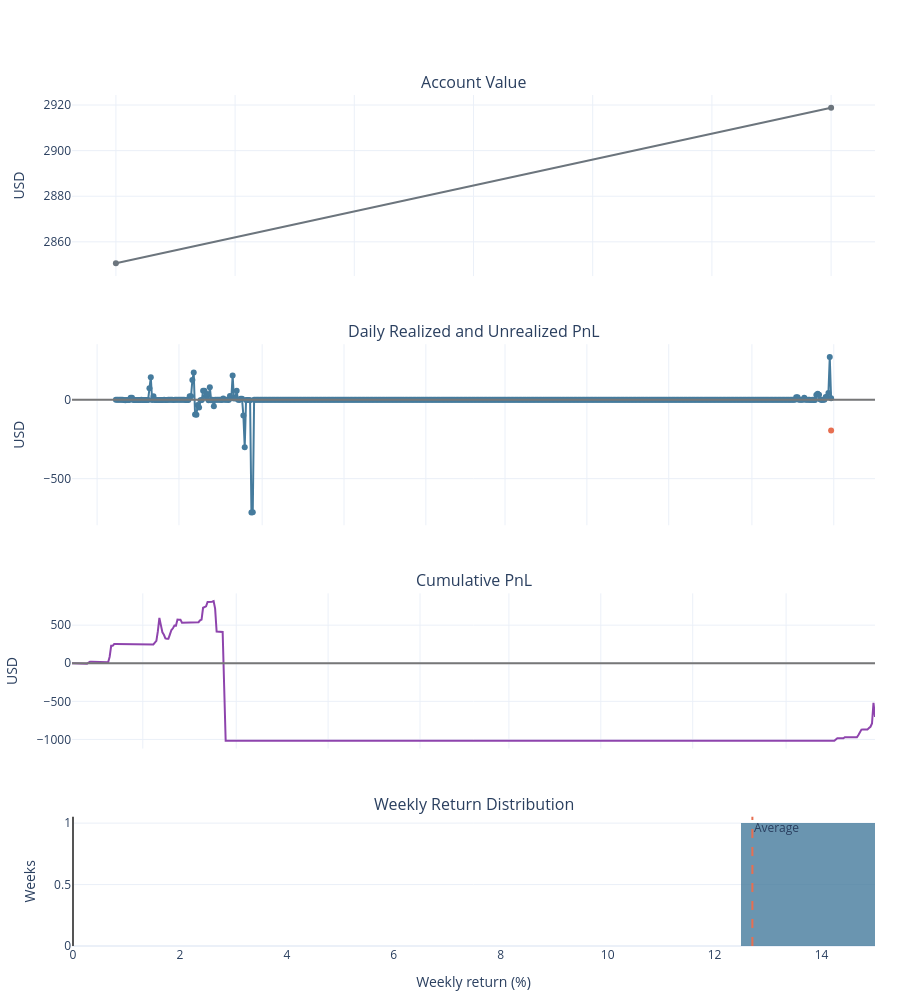

The code cell stored with this chart in its notebook:
### Markdown cell above
## Account charts

Combined account value and PnL charts.

### Code cell
analytics.show_account_charts()

### Figure 1 — Plotly figure (JSON) as saved in the notebook; plotly's stock layout.template omitted (floating-point values rounded to 4 significant figures; data arrays with more than 128 entries replaced by an {"elided": "..."} marker saying what was removed)
{"data": [{"line": {"color": "#6c757d", "width": 2}, "name": "Account Value", "type": "scatter", "x": ["2026-10-25T00:00:00-04:00", "2026-10-28T00:00:00-04:00"], "xaxis": "x", "y": [2851.0, 2919.0], "yaxis": "y"}, {"line": {"color": "#457b9d"}, "mode": "lines+markers", "name": "Realized", "type": "scatter", "x": {"elided": "534 str values"}, "xaxis": "x2", "y": {"elided": "534 float values"}, "yaxis": "y2"}, {"line": {"color": "#e76f51"}, "mode": "lines+markers", "name": "Unrealized", "type": "scatter", "x": {"elided": "534 str values"}, "xaxis": "x2", "y": {"elided": "534 float values"}, "yaxis": "y2"}, {"line": {"color": "#8e44ad", "width": 2}, "name": "Cumulative PnL", "type": "scatter", "x": {"elided": "534 str values"}, "xaxis": "x3", "y": {"elided": "534 float values"}, "yaxis": "y3"}, {"marker": {"color": "#457b9d"}, "name": "Weekly returns", "opacity": 0.8, "showlegend": false, "type": "histogram", "x": [12.71], "xaxis": "x4", "xbins": {"size": 2.5}, "yaxis": "y4"}], "layout": {"annotations": [{"font": {"size": 16}, "showarrow": false, "text": "Account Value", "x": 0.5, "xanchor": "center", "xref": "paper", "y": 1, "yanchor": "bottom", "yref": "paper"}, {"font": {"size": 16}, "showarrow": false, "text": "Daily Realized and Unrealized PnL", "x": 0.5, "xanchor": "center", "xref": "paper", "y": 0.7072, "yanchor": "bottom", "yref": "paper"}, {"font": {"size": 16}, "showarrow": false, "text": "Cumulative PnL", "x": 0.5, "xanchor": "center", "xref": "paper", "y": 0.4144, "yanchor": "bottom", "yref": "paper"}, {"font": {"size": 16}, "showarrow": false, "text": "Weekly Return Distribution", "x": 0.5, "xanchor": "center", "xref": "paper", "y": 0.152, "yanchor": "bottom", "yref": "paper"}, {"showarrow": false, "text": "Average", "x": 12.71, "xanchor": "left", "xref": "x4", "y": 1, "yanchor": "top", "yref": "y4 domain"}], "barmode": "overlay", "height": 1000, "hovermode": "x unified", "margin": {"b": 50, "l": 65, "r": 25, "t": 95}, "shapes": [{"line": {"color": "#e76f51", "dash": "dash"}, "type": "line", "x0": 12.71, "x1": 12.71, "xref": "x4", "y0": 0, "y1": 1, "yref": "y4 domain"}, {"line": {"color": "#555"}, "type": "line", "x0": 0, "x1": 0, "xref": "x4", "y0": 0, "y1": 1, "yref": "y4 domain"}, {"line": {"color": "#777"}, "type": "line", "x0": 0, "x1": 1, "xref": "x2 domain", "y0": 0, "y1": 0, "yref": "y2"}, {"line": {"color": "#777"}, "type": "line", "x0": 0, "x1": 1, "xref": "x3 domain", "y0": 0, "y1": 0, "yref": "y3"}], "showlegend": false, "xaxis": {"anchor": "y", "domain": [0, 1], "matches": "x4", "showticklabels": false}, "xaxis2": {"anchor": "y2", "domain": [0, 1], "matches": "x4", "showticklabels": false}, "xaxis3": {"anchor": "y3", "domain": [0, 1], "matches": "x4", "showticklabels": false}, "xaxis4": {"anchor": "y4", "domain": [0, 1], "title": {"text": "Weekly return (%)"}}, "yaxis": {"anchor": "x", "domain": [0.7872, 1], "title": {"text": "USD"}}, "yaxis2": {"anchor": "x2", "domain": [0.4944, 0.7072], "title": {"text": "USD"}}, "yaxis3": {"anchor": "x3", "domain": [0.232, 0.4144], "title": {"text": "USD"}}, "yaxis4": {"anchor": "x4", "domain": [0, 0.152], "title": {"text": "Weeks"}}}}
